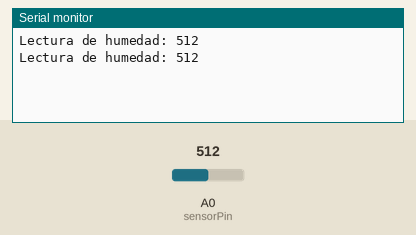
Simulated run of this sketch. Board: Arduino Uno, built with avr-gcc and run on an emulated ATmega328P. Shown: the last lines printed to the serial monitor. The test bench sets the inputs (shaded band); at power-on: A0 (sensorPin) = 512.

Above: at 1.8 s.
1.9 s: A0 (sensorPin) set to 716
At 2.7 s:
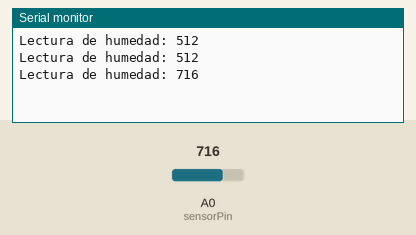
3.4 s: A0 (sensorPin) set to 900
At 4.8 s:
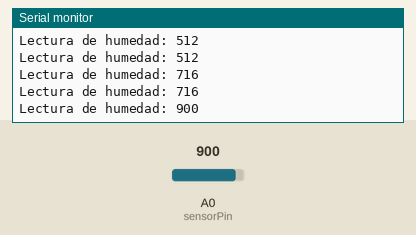
Timing chart, 0 to 6.4 s (numbered marks = the images above; inputs shaded):
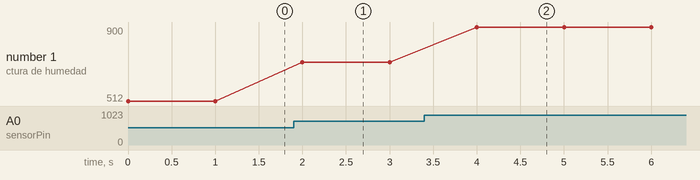

Measured:
- after the input at 1.9 s, the serial monitor: prints a new line after 0.10 s (image 1)
- after the input at 3.4 s, the serial monitor: prints a new line after 0.60 s (image 2)
- plotted number 1: 512 → 716 after the input at 1.9 s, 716 → 900 after the input at 3.4 s

The sketch:

SistemaDeSensor.ino
```cpp
/*
Nombre del equipo: Eco Garbage
Proyecto: Sensor de humedad
*/

const int sensorPin = A0; // Pin analógico conectado al sensor

void setup() {
  Serial.begin(9600); // Inicializa la comunicación serial
}

void loop() {
  int valorHumedad = analogRead(sensorPin); // Lee el valor del sensor

  Serial.print("Lectura de humedad: ");
  Serial.println(valorHumedad); // Muestra el valor en el monitor serial

  delay(1000); // Espera 1 segundo entre cada lectura
}
```
